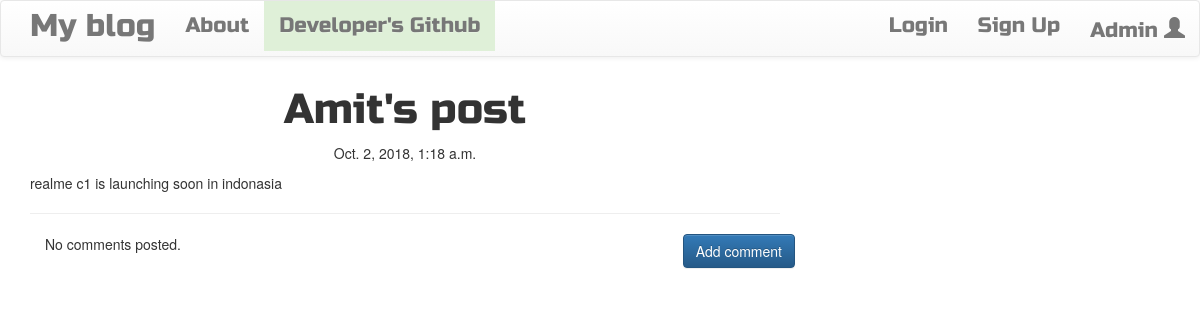
The page /post/12 on the database its author committed.
### blog/models.py (models this page shows, shortened)
class Post(models.Model):
	author = models.ForeignKey('auth.user')
	title = models.CharField(max_length=100)
	text = models.TextField(max_length=1000)
	created_date = models.DateTimeField(default=timezone.now)
	published_date = models.DateTimeField(blank=True,null=True)

### blog/views.py (the view)
# urls.py: url(r'^post/(?P<pk>\d+)$',views.PostDetailView.as_view(),name='post_detail'),
class PostDetailView(DetailView):
	model = Post

### blog/templates/blog/post_detail.html (shortened to what this page needs)
{% extends 'blog/base.html' %}
{% block content %}
        <h1 class='posttitle loader'>{{ post.title }}</h1>
        {% if post.published_date %}
            <div class="date postdate">
                {{ post.published_date }}
            </div>
        {% else %}
            <a class="btn btn-default" href="{% url 'post_publish' pk=post.pk %}">Publish</a>
        {% endif %}
      <p class='postcontent' >{{ post.text|safe|linebreaksbr}}</p>
  <hr>
  <a class="btn btn-primary btn-comment" href="{% url 'add_comment_to_post' pk=post.pk %}">Add comment</a>
  <div class="container">
  {% for comment in post.comments.all %}
  <br>
      {% if user.is_authenticated or comment.approved_comment %}
              {{ comment.created_date }}
              {% if not comment.approved_comment %}
                  <a class="btn btn-default" href="{% url 'comment_remove' pk=comment.pk %}"><span class="glyphicon glyphicon-remove"></span></a>
                  <a class="btn btn-default" href="{% url 'comment_approve' pk=comment.pk %}"><span class="glyphicon glyphicon-ok"></span></a>
              {% endif %}
          <p>{{ comment.text|safe|linebreaks }}</p>
          <p>Posted by: <strong>{{ comment.author }}</strong></p>
      {% endif %}
  {% empty %}
      <p>No comments posted.</p>
  {% endfor %}
</div>
{% endblock %}

### blog/static/css/blog.css (style rules this page uses)
.postdate { text-align: center; }
.posttitle { font-family: 'Russo One', sans-serif; font-size: 3em; text-align: center; }
.postcontent { font-family: 'Montserrat'; font-size: 1.5em; }
.btn-comment { position: absolute; right: 0px; }
.loader { filter:hue-rotate(0deg); color: linear-gradient(45deg,#0f8,#08f); animation:hue 5000ms infinite linear; }

### rows shown on the page
Post: title "Amit's post", published_date "Oct. 2, 2018, 1:18 a.m.", text "realme c1 is launching soon in indonasia"
